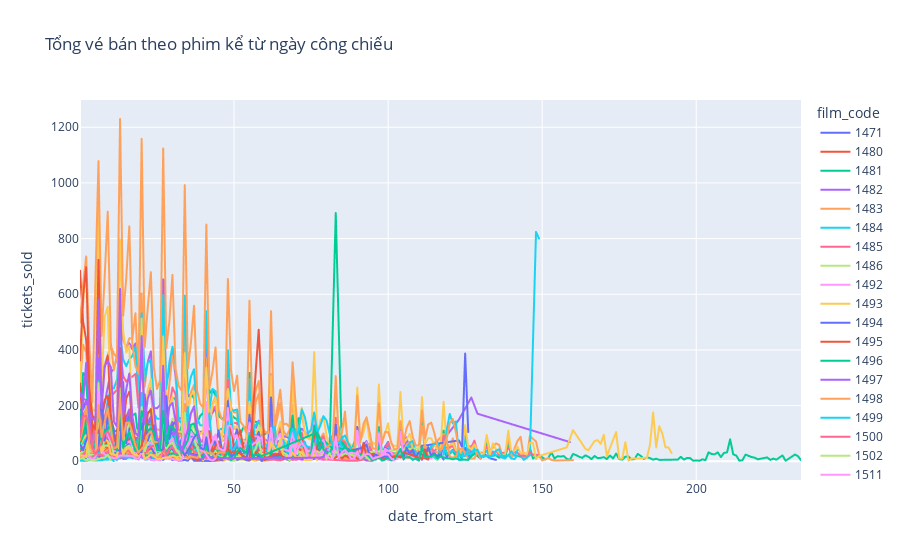

The cell this chart's notebook holds for it:
### Code cell
fig = px.line(data_occu_perc, x='date_from_start', y='tickets_sold', color='film_code', 
              title='Tổng vé bán theo phim kể từ ngày công chiếu')
fig.show()
